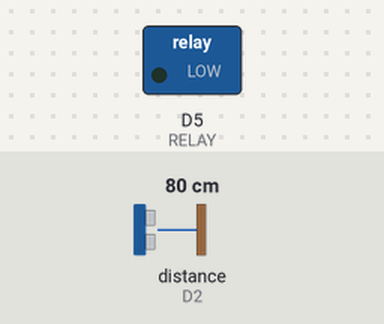
A sketch run on a simulated ESP8266 (NodeMCU). On the bench: switched loads named in the sketch (green lamp = pin HIGH). Wiring (inferred from the names in the program): ultrasonic range finder: trigger D3; echo D2. Inputs (shaded band) come from the test bench; at power-on: distance to the obstacle (sensor on D2) 80 cm. The echo pulse lasts 58.3 µs per cm; WiFi joins after 1.5 s; servers stay silent unless stated; pins used as bus, display or sensor lines are not drawn; what the sketch prints to the serial monitor is not drawn.

Above: at 3.7 s.
3.8 s: distance to the obstacle (sensor on D2) set to 90 cm
At 13.7 s:
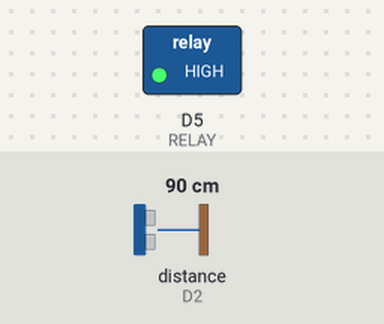
14.0 s: distance to the obstacle (sensor on D2) set to 7 cm
24.0 s: distance to the obstacle (sensor on D2) set to 4 cm
At 33.7 s:
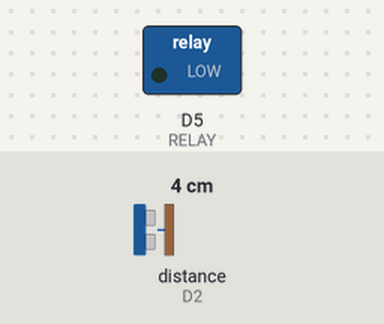
34.0 s: distance to the obstacle (sensor on D2) set to 120 cm
At 43.0 s:
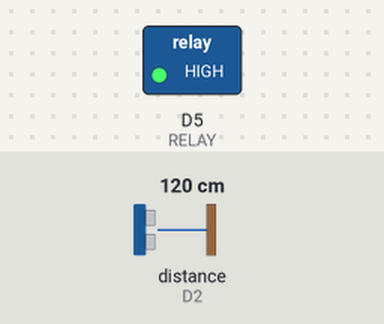
Timing chart, 0 to 44.5 s (numbered marks = the images above; inputs shaded):
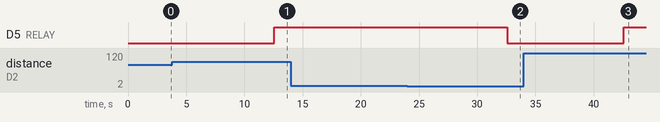

The sketch:

waterLevel.ino
```cpp
#include <ESP8266WiFi.h>
#include <WiFiClient.h>
#include <ESP8266WebServer.h>
int TRIGGER = D3;
int ECHO   = D2;
int RELAY = D5;
// Replace with your network credentials
const char* ssid = "Galaxy M3194C2";
const char* password = "eeyy6643";
ESP8266WebServer server(80);   //instantiate server at port 80 (http port)
String page = "";
int data;
void setup(void){
 pinMode(TRIGGER, OUTPUT);
 pinMode(ECHO, INPUT);
 pinMode(RELAY, OUTPUT);
  delay(1000);
  Serial.begin(9600);
  WiFi.begin(ssid, password); //begin WiFi connection
  Serial.println("");
  // Wait for connection
  while (WiFi.status() != WL_CONNECTED) {
    delay(500);
    Serial.print(".");
  }
  Serial.println("");
  Serial.print("Connected to ");
  Serial.println(ssid);
  Serial.print("IP address: ");
  Serial.println(WiFi.localIP());
  server.on("/", [](){
    page = "<head><meta http-equiv=\"refresh\" content=\"3\"></head><center><h1>Web based Water Level monitor</h1><h3>Current water level is :-</h3> <h4>"+String(data)+"</h4> <br> <h3>Current motor status is :-</h3> <h4>"+String(data)+"</h4> </center>";
    server.send(200, "text/html", page);
  });
  server.begin();
  Serial.println("Web server started!");
  digitalWrite(RELAY, LOW);
}
 void loop(void){
  if(digitalRead(RELAY) == HIGH){
    Serial.println("MotorStatus,ON,waterLevel," + String(data));
  } else{
    Serial.println("MotorStatus,OFF,waterLevel," + String(data));
  }
  digitalWrite(TRIGGER, LOW);
  delayMicroseconds(2);
  digitalWrite(TRIGGER, HIGH);
  delayMicroseconds(10);
  digitalWrite(TRIGGER, LOW);
  long duration = pulseIn(ECHO, HIGH);
  data = (duration/2) / 29.09;
  if(data <= 5){
    digitalWrite(RELAY, LOW);
  } else if(data >= 85){
    digitalWrite(RELAY, HIGH);
  }
  server.handleClient();
  delay(10000);
}
```

Measured:
- the behaviour switches between 84 and 85 cm on distance to the obstacle (sensor on D2) (found by bisection; images 0 and 1)
- the behaviour switches between 6 and 5 cm on distance to the obstacle (sensor on D2) (found by bisection; images 1 and 2)
- after the input at 3.8 s, D5 (RELAY): LOW → HIGH after 8.8 s
- after the input at 14.0 s, every drawn part: stays the same
- after the input at 24.0 s, D5 (RELAY): HIGH → LOW after 8.6 s
- after the input at 34.0 s, D5 (RELAY): LOW → HIGH after 8.6 s
